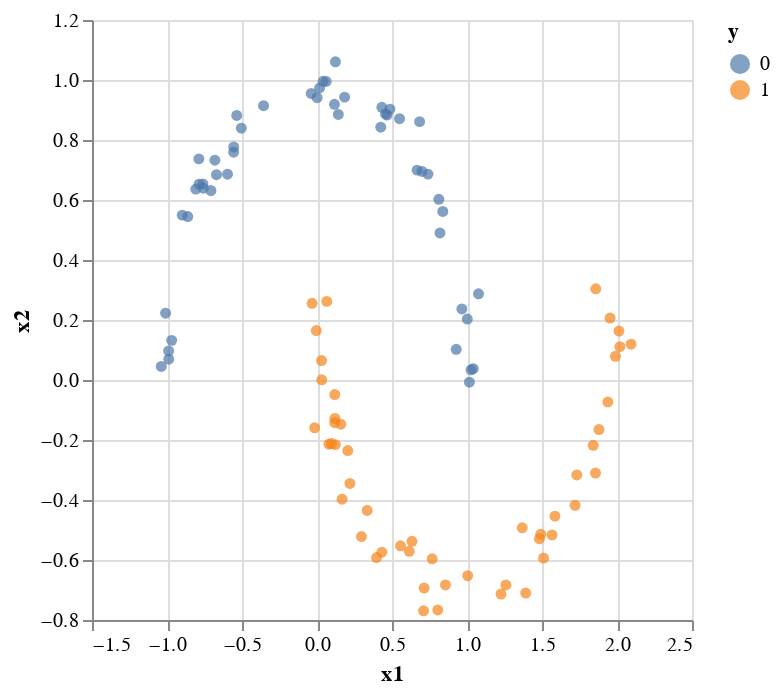

Source (notebook cell):
### Code cell
using VegaLite
dfHalfCircles |> @vlplot(:circle, x=:x1, y=:x2, color = :"y:n")

### Figure 1 — Vega-Lite specification as saved in the notebook (floating-point values rounded to 4 significant figures)
{"data": {"values": [{"x1": 1.51, "x2": -0.5935, "y": 1}, {"x1": 1.077, "x2": 0.2873, "y": 0}, {"x1": -0.67, "x2": 0.6845, "y": 0}, {"x1": 1.492, "x2": -0.5144, "y": 1}, {"x1": 0.2195, "x2": -0.3449, "y": 1}, {"x1": -0.9687, "x2": 0.1321, "y": 0}, {"x1": 1.586, "x2": -0.4538, "y": 1}, {"x1": 1.72, "x2": -0.4176, "y": 1}, {"x1": 1.483, "x2": -0.5296, "y": 1}, {"x1": 0.4863, "x2": 0.903, "y": 0}, {"x1": 1.391, "x2": -0.7103, "y": 1}, {"x1": 0.7399, "x2": 0.6863, "y": 0}, {"x1": 0.9281, "x2": 0.1023, "y": 0}, {"x1": 0.01749, "x2": 0.9737, "y": 0}, {"x1": 1.857, "x2": -0.3103, "y": 1}, {"x1": 0.8122, "x2": 0.6022, "y": 0}, {"x1": 0.1166, "x2": 0.919, "y": 0}, {"x1": 0.3972, "x2": -0.5917, "y": 1}, {"x1": 0.5568, "x2": -0.5528, "y": 1}, {"x1": -0.6808, "x2": 0.7325, "y": 0}, {"x1": 0.7141, "x2": -0.6934, "y": 1}, {"x1": 0.8052, "x2": -0.7663, "y": 1}, {"x1": 0.7003, "x2": 0.6951, "y": 0}, {"x1": -0.03838, "x2": 0.9551, "y": 0}, {"x1": 0.4323, "x2": 0.909, "y": 0}, {"x1": 2.094, "x2": 0.1195, "y": 1}, {"x1": 0.1843, "x2": 0.9429, "y": 0}, {"x1": 0.8197, "x2": 0.4902, "y": 0}, {"x1": -0.7876, "x2": 0.7371, "y": 0}, {"x1": 0.4566, "x2": 0.8868, "y": 0}, {"x1": 0.1227, "x2": -0.2154, "y": 1}, {"x1": 0.6152, "x2": -0.571, "y": 1}, {"x1": 1.368, "x2": -0.4928, "y": 1}, {"x1": -0.535, "x2": 0.8818, "y": 0}, {"x1": 0.9658, "x2": 0.2367, "y": 0}, {"x1": 1.88, "x2": -0.1651, "y": 1}, {"x1": 1.004, "x2": -0.6522, "y": 1}, {"x1": 0.7103, "x2": -0.7695, "y": 1}, {"x1": 1.042, "x2": 0.03759, "y": 0}, {"x1": 1.567, "x2": -0.5164, "y": 1}, {"x1": 0.09594, "x2": -0.2117, "y": 1}, {"x1": -0.556, "x2": 0.7595, "y": 0}, {"x1": -0.7862, "x2": 0.6527, "y": 0}, {"x1": 0.5503, "x2": 0.8708, "y": 0}, {"x1": 1.227, "x2": -0.7136, "y": 1}, {"x1": 0.06118, "x2": 0.995, "y": 0}, {"x1": 0.03154, "x2": 0.0007773, "y": 1}, {"x1": 0.1422, "x2": 0.8853, "y": 0}, {"x1": -0.5966, "x2": 0.6859, "y": 0}, {"x1": 0.8565, "x2": -0.6832, "y": 1}, {"x1": 1.732, "x2": -0.3164, "y": 1}, {"x1": -0.7072, "x2": 0.6315, "y": 0}, {"x1": -1.038, "x2": 0.04513, "y": 0}, {"x1": 1.016, "x2": -0.007406, "y": 0}, {"x1": 1.259, "x2": -0.683, "y": 1}, {"x1": 0.2052, "x2": -0.2352, "y": 1}, {"x1": 0.1672, "x2": -0.3973, "y": 1}, {"x1": -0.7604, "x2": 0.6535, "y": 0}, {"x1": 0.3346, "x2": -0.4349, "y": 1}, {"x1": -1.009, "x2": 0.2228, "y": 0}, {"x1": 0.06496, "x2": 0.2621, "y": 1}, {"x1": 0.1591, "x2": -0.1474, "y": 1}, {"x1": -0.03273, "x2": 0.2555, "y": 1}, {"x1": 0.6334, "x2": -0.5377, "y": 1}, {"x1": -0.5552, "x2": 0.7769, "y": 0}, {"x1": 0.4251, "x2": 0.8426, "y": 0}, {"x1": 0.2962, "x2": -0.5218, "y": 1}, {"x1": -0.8081, "x2": 0.6363, "y": 0}, {"x1": -0.016, "x2": -0.1593, "y": 1}, {"x1": 1.842, "x2": -0.2176, "y": 1}, {"x1": 0.0006731, "x2": 0.941, "y": 0}, {"x1": 0.1184, "x2": -0.04843, "y": 1}, {"x1": 2.02, "x2": 0.1112, "y": 1}, {"x1": 0.4326, "x2": -0.5738, "y": 1}, {"x1": 0.7678, "x2": -0.596, "y": 1}, {"x1": 1.027, "x2": 0.03387, "y": 0}, {"x1": 0.03029, "x2": 0.06472, "y": 1}, {"x1": -0.5045, "x2": 0.8394, "y": 0}, {"x1": 0.1229, "x2": 1.061, "y": 0}, {"x1": 1.954, "x2": 0.2065, "y": 1}, {"x1": 1.939, "x2": -0.07308, "y": 1}, {"x1": 1.002, "x2": 0.2033, "y": 0}, {"x1": -0.004555, "x2": 0.1649, "y": 1}, {"x1": -0.3562, "x2": 0.9143, "y": 0}, {"x1": -0.8616, "x2": 0.5449, "y": 0}, {"x1": 0.6671, "x2": 0.6995, "y": 0}, {"x1": -0.8987, "x2": 0.5496, "y": 0}, {"x1": -0.9884, "x2": 0.06942, "y": 0}, {"x1": 0.4671, "x2": 0.8832, "y": 0}, {"x1": 0.1182, "x2": -0.1423, "y": 1}, {"x1": 0.8386, "x2": 0.5617, "y": 0}, {"x1": 0.04064, "x2": 0.9956, "y": 0}, {"x1": -0.7579, "x2": 0.6392, "y": 0}, {"x1": 0.1195, "x2": -0.1282, "y": 1}, {"x1": 0.07934, "x2": -0.2138, "y": 1}, {"x1": 0.6841, "x2": 0.8612, "y": 0}, {"x1": 1.858, "x2": 0.304, "y": 1}, {"x1": 2.013, "x2": 0.1631, "y": 1}, {"x1": 1.989, "x2": 0.07897, "y": 1}, {"x1": -0.9891, "x2": 0.09673, "y": 0}]}, "encoding": {"color": {"field": "y", "type": "nominal"}, "x": {"field": "x1", "type": "quantitative"}, "y": {"field": "x2", "type": "quantitative"}}, "mark": "circle"}
